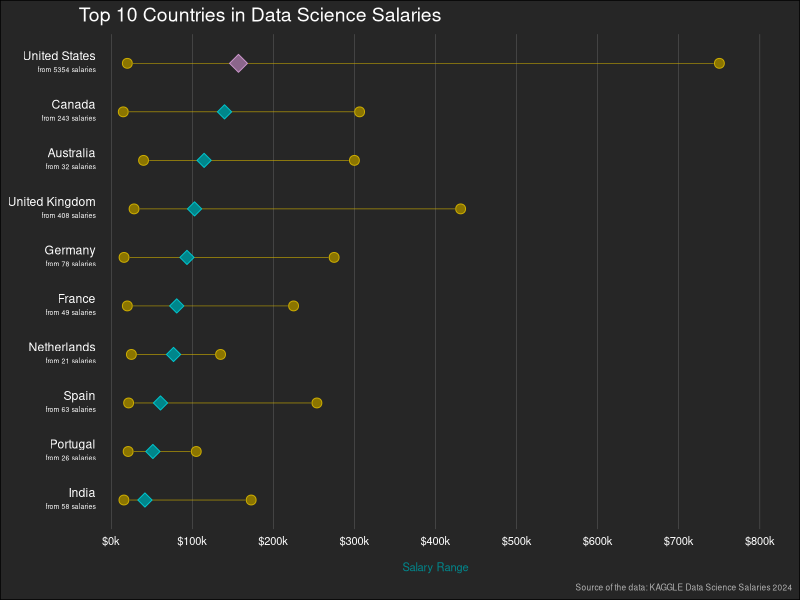

R code for this plot:
## ---- chunk 1
# Load necessary libraries for data manipulation and visualization
library(dplyr)
library(ggplot2)
library(scales)
library(ggtext)
## ---- chunk 2
# Read the dataset containing salary information
data <- read.csv("data/data_science_salaries.csv")
## ---- chunk 3
# Remove unnecessary columns: salary and salary_currency
data <- data %>%
  select(-salary, -salary_currency)
## ---- chunk 4
# Define a custom label function for formatting salary values as "$100k"
salary_label <- function(salary) {
  paste0("$", round(salary / 1000, 0), "k")
}
## ---- chunk 5
# Preprocess data to focus on top 10 company locations based on mean salary
# Ensure there are at least 20 observations per group for reliability
top_10_countries_by_mean_salary_data <- data %>%
  group_by(company_location) %>%
  filter(n() >= 20) %>%
  summarise(
    mean_salary = mean(salary_in_usd, na.rm = TRUE),
    lowest_salary = min(salary_in_usd, na.rm = TRUE),
    highest_salary = max(salary_in_usd, na.rm = TRUE),
    n = n()
  ) %>%
  arrange(desc(mean_salary)) %>%
  slice_head(n = 10) %>%
  mutate(company_location = paste0(company_location, "<br><span style='font-size:5pt;'>from ", n, " salaries</span>")) %>%
  mutate(company_location = factor(company_location, levels = company_location[order(mean_salary)]))
top_10_countries_by_mean_salary_data

# Create a separate data frame to highlight United States
highlight_united_states <- top_10_countries_by_mean_salary_data %>%
  filter(company_location == "United States<br><span style='font-size:5pt;'>from 5354 salaries</span>")
## ---- chunk 6
# Create a plot to visualize salary data for top 10 locations
top_10_countries_by_mean_salary_plot <- top_10_countries_by_mean_salary_data %>%
  arrange(highest_salary) %>%
  ggplot(aes(y=company_location)) +
  geom_point(aes(x=lowest_salary,), 
             color='gold3', 
             fill='gold4', 
             size=3, 
             shape=21) +
  geom_point(aes(x=highest_salary), 
             color='gold3', 
             fill='gold4', 
             size=3, 
             shape=21) +
  geom_segment(aes(x=lowest_salary+7000, 
                   xend=highest_salary-7000, 
                   y=company_location, 
                   yend=company_location), 
               color='gold3',
               size=0.2) +
  geom_point(aes(x = mean_salary), 
             shape = 23, 
             size = 3.5, 
             fill = "turquoise4", 
             color='turquoise3') +
  geom_point(data=highlight_united_states,
             aes(x = mean_salary), 
             shape = 23, 
             size = 4.5, 
             fill = "plum4", 
             color='plum3') +
  scale_x_continuous(labels=salary_label, 
                     breaks = seq(0, 800000, 100000), 
                     limits=c(0, 800000)) +
  theme_minimal() +
  labs(title='Top 10 Countries in Data Science Salaries',
       x="\nSalary Range",
       y=NULL,
       caption = "Source of the data: KAGGLE Data Science Salaries 2024") +
  theme(axis.text.x = element_text(size = 8), 
        axis.text.y = element_markdown(margin = margin(r = -15)),
        panel.grid.major.y = element_blank(),
        panel.grid.major.x = element_line(size=0.05),
        panel.grid.minor = element_blank(),
        plot.background = element_rect(fill = 'gray15'),
        axis.text = element_text(color = 'white'),
        plot.title = element_text(color = 'white', size = 14),
        plot.subtitle = element_text(color = 'white', size = 8, vjust = 2),
        axis.title = element_text(color = 'white', size = 10),
        axis.title.x = element_text(vjust=1.5, color='turquoise4', size = 8),
        plot.caption = element_text(color='gray70', size=6))
## ---- chunk 7
# Display the plot
top_10_countries_by_mean_salary_plot
